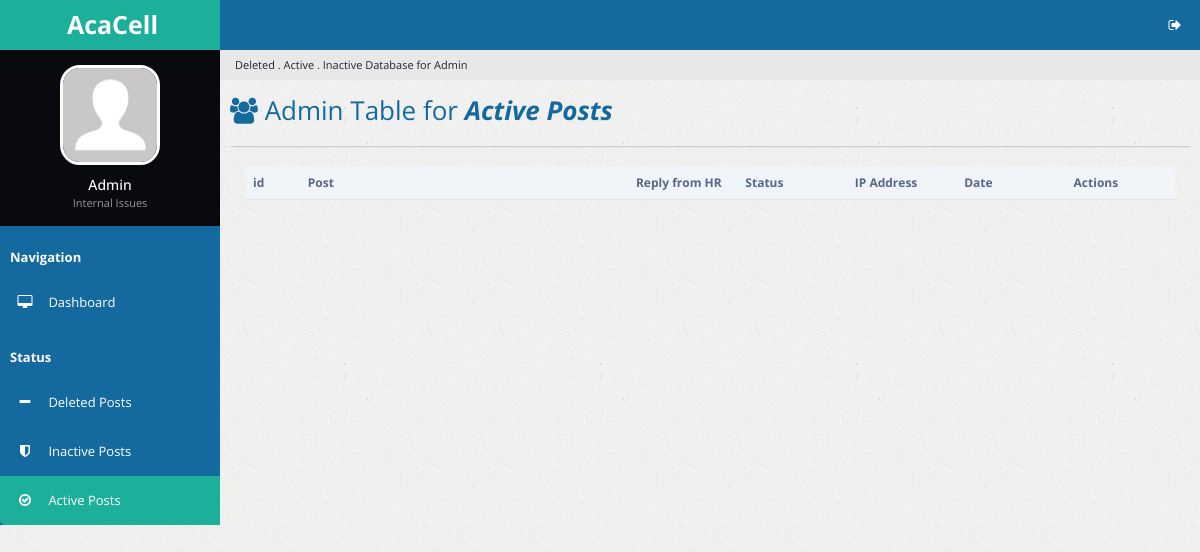
Page /actposts.php on the earlier database version.
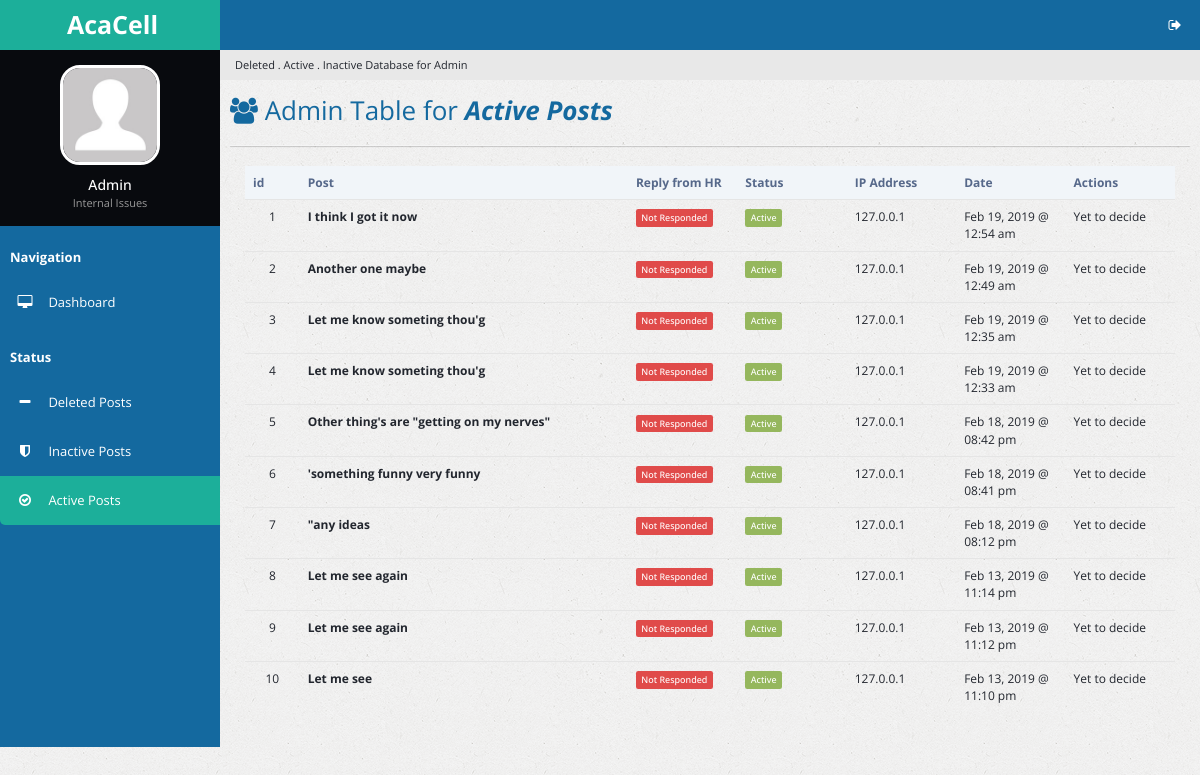
Same page on the later database version.
### tables this page shows
CREATE TABLE `complaints` (
  `c_id` int(32) NOT NULL,
  `c_value` varchar(2048) NOT NULL,
  `c_division` varchar(64) NOT NULL,
  `c_date_created` int(16) NOT NULL,
  `c_ip_address` varchar(64) NOT NULL,
  `c_date_stop_display` int(16) NOT NULL
);

### actposts.php (the view, shortened to what this page needs)
<?php
  include 'handlers/dbcon.php';
  $curr_time = time();
?>
<!DOCTYPE html>
<html lang="en">
<head>
        <link rel="stylesheet" type="text/css" id="theme" href="css/theme-default.css"/>
    </head>
    <body>
        <div class="page-container">
            <div class="page-sidebar">
                <ul class="x-navigation">
                    <li class="xn-logo">
                        <a href="table-export.php"><b>AcaCell</b></a>
                    </li>
                    <li class="xn-profile">
                        <div class="profile">
                            <div class="profile-image">
                                <img src="assets/images/users/avatar.jpg" alt="John Doe"/>
                            </div>
                            <div class="profile-data">
                                <div class="profile-data-name">Admin</div>
                                <div class="profile-data-title">Internal Issues</div>
                            </div>
                        </div>
                    </li>
                   <li class="xn-title"><b>Navigation</b></li>
                    <li>
                        <a href="admin.php"><span class="fa fa-desktop" style="color: white;"></span> <span class="xn-text" style="color: white;">Dashboard</span></a>
                    </li>
                    <li class="xn-title"><b>Status</b></li>
                    <li>
                        <a href="delposts.php"><span class="fa fa-minus" style="color: white;"></span> <span class="xn-text" style="color: white;">Deleted Posts</span></a>
                    </li>
                    <li>
                        <a href="inactposts.php"><span class="fa fa-shield" style="color: white;"></span> <span class="xn-text" style="color: white;">Inactive Posts</span></a>
                    </li>
                    <li class="active">
                        <a href="actposts.php"><span class="fa fa-check-circle-o" style="color: white;"></span> <span class="xn-text" style="color: white;">Active Posts</span></a>
                    </li>
                  </ul>
            </div>
            <div class="page-content">
                <ul class="x-navigation x-navigation-horizontal x-navigation-panel">
                    <li class="xn-icon-button pull-right">
                        <a href="#" class="mb-control" data-box="#mb-signout"><span class="fa fa-sign-out"></span></a>
                    </li>
                </ul>
                    <ul class="breadcrumb">
                    <li class="active">Deleted . Active . Inactive Database for Admin</li>
                </ul>
                <div class="page-title">
                    <h2><span class="fa fa-users"></span> Admin Table for <i><b>Active Posts</b></i></h2>
                </div>
                <div class="page-content-wrap">
                    <div class="row">
                        <div class="col-md-12">
                            <div class="panel panel-default">
                                </div>
                                <div class="panel-body">
                                    <table id="customers2" class="table datatable">
                                        <thead>
                                            <tr>
                                                <th width="50">id</th>
                                                <th width="300">Post</th>
                                                <th width="100">Reply from HR</th>
                                                <th width="100">Status</th>
                                                <th width="100">IP Address</th>
                                                <th width="100">Date</th>
                                                <th width="100">Actions</th>
                                            </tr>
                                        </thead>
                                        <tbody>
                                          <?php
                                            $sql_actpostdisplay = "SELECT * FROM complaints WHERE c_date_stop_display > $curr_time ORDER BY c_date_created DESC";
                                            $success_actpostdisplay = mysqli_query($link, $sql_actpostdisplay);
                                            if ($success_actpostdisplay->num_rows > 0) {
                                              $i = 1;
                                              while($rows = $success_actpostdisplay->fetch_assoc()){
                                                $id = $rows['c_id'];
                                                $sql_commentpresent = "SELECT * FROM comments WHERE c_id = '$id'";
                                                $success_commentpresent = mysqli_query($link, $sql_commentpresent);
                                          ?>
                                          <tr id="trow<?php echo $rows['c_id']; ?>">
                                            <td class="text-center"><?php echo $i; ?></td>
                                            <td><strong> <?php echo $rows['c_value']; ?> </strong></td>
                                            <td>
                                              <?php
                                              if ($success_commentpresent->num_rows > 0) {?>
                                                  <span class='label label-success'>Responded</span>
                                              <?php }
                                              elseif ($success_commentpresent->num_rows == 0) {?>
                                                <span class='label label-danger'>Not Responded</span>
                                              <?php } ?>
                                            </td>
                                            <td><?php
                                              if ($curr_time < $rows['c_date_stop_display']) {
                                                echo "<span class='label label-success'>Active</span>";
                                              }
                                              elseif ($curr_time > $rows['c_date_stop_display']){
                                                echo "<span class='label label-danger'>Inactive</span>";
                                              } ?>
                                              </td>
                                              <td><?php echo $rows['c_ip_address']; ?></td>
                                              <td><?php echo date("M d, Y @ h:i a", $rows['c_date_created']); ?></td>
                                              <td>Yet to decide</td>
                                          </tr>
                                          <?php
                                              $i++;
                                                }
                                              }
                                          ?>
                                            </tbody>
                                    </table>
                                </div>
                            </div>
                        </div>
                    </div>
                </div>
            </div>
    </body>
</html>

Differences in the rows shown:
added complaints: c_value "I think I got it now", c_date_stop_display "Active", c_ip_address "127.0.0.1", c_date_created "Feb 19, 2019 @ 12:54 am"
added complaints: c_value "Another one maybe", c_date_stop_display "Active", c_ip_address "127.0.0.1", c_date_created "Feb 19, 2019 @ 12:49 am"
added complaints: c_value "Let me know someting thou'g", c_date_stop_display "Active", c_ip_address "127.0.0.1", c_date_created "Feb 19, 2019 @ 12:35 am"
added complaints: c_value "Let me know someting thou'g", c_date_stop_display "Active", c_ip_address "127.0.0.1", c_date_created "Feb 19, 2019 @ 12:33 am"
added complaints: c_value "Other thing's are \"getting on my nerves\"", c_date_stop_display "Active", c_ip_address "127.0.0.1", c_date_created "Feb 18, 2019 @ 08:42 pm"
added complaints: c_value "'something funny very funny", c_date_stop_display "Active", c_ip_address "127.0.0.1", c_date_created "Feb 18, 2019 @ 08:41 pm"
added complaints: c_value "\"any ideas", c_date_stop_display "Active", c_ip_address "127.0.0.1", c_date_created "Feb 18, 2019 @ 08:12 pm"
added complaints: c_value "Let me see again", c_date_stop_display "Active", c_ip_address "127.0.0.1", c_date_created "Feb 13, 2019 @ 11:14 pm"
added complaints: c_value "Let me see again", c_date_stop_display "Active", c_ip_address "127.0.0.1", c_date_created "Feb 13, 2019 @ 11:12 pm"
added complaints: c_value "Let me see", c_date_stop_display "Active", c_ip_address "127.0.0.1", c_date_created "Feb 13, 2019 @ 11:10 pm"
